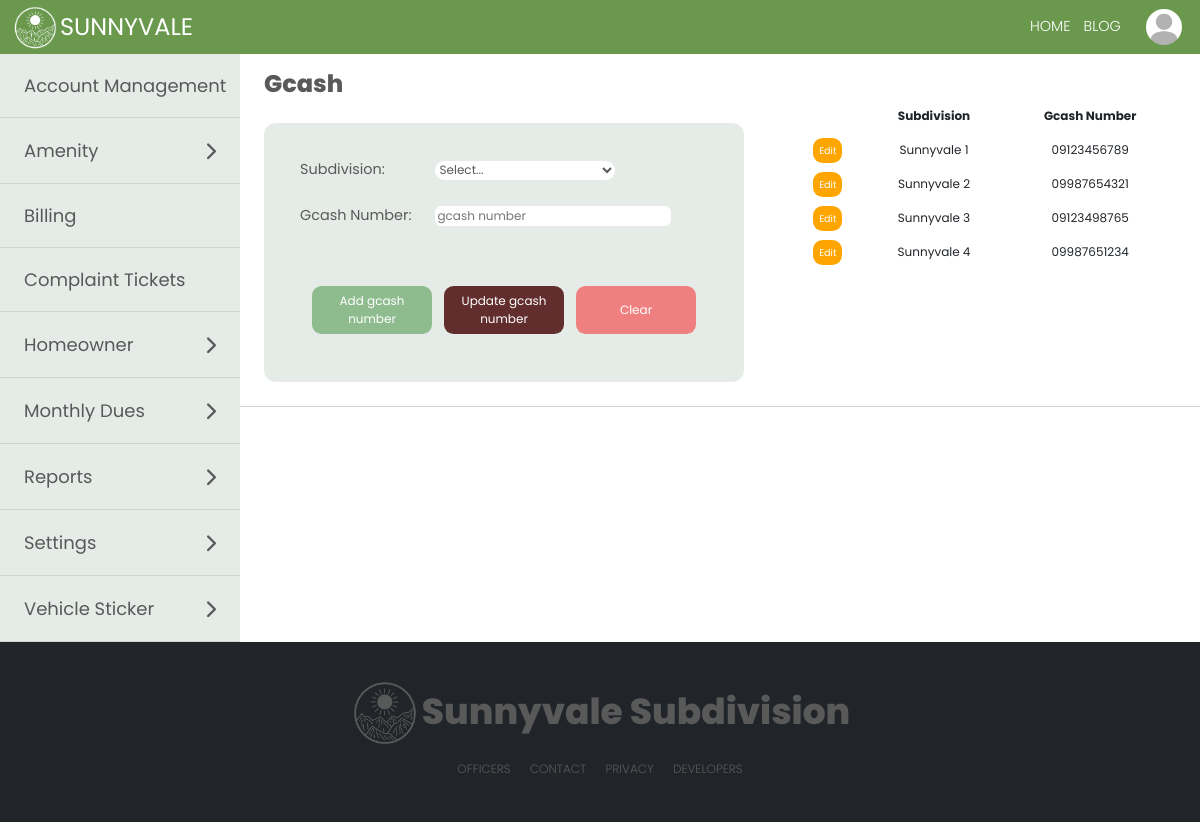
The page /modules/settingsGcash.php (signed in) on the database its author committed.
### tables this page shows
CREATE TABLE IF NOT EXISTS `user` (
  `user_id` int(11) NOT NULL AUTO_INCREMENT,
  `user_homeowner_id` int(11) DEFAULT NULL,
  `user_tenant_id` int(11) DEFAULT NULL,
  `full_name` varchar(50) NOT NULL,
  `user_type` varchar(15) NOT NULL,
  `password` varchar(30) NOT NULL,
  `email_address` varchar(40) DEFAULT NULL,
  `account_status` varchar(15) NOT NULL,
  `verification_code` varchar(6) DEFAULT NULL,
  `email_verified_at` datetime DEFAULT NULL,
  PRIMARY KEY (`user_id`)
);

CREATE TABLE IF NOT EXISTS `homeowner_profile` (
  `homeowner_id` int(11) NOT NULL AUTO_INCREMENT,
  `last_name` varchar(100) NOT NULL,
  `first_name` varchar(100) NOT NULL,
  `middle_name` varchar(100) DEFAULT NULL,
  `suffix` varchar(100) DEFAULT NULL,
  `sex` varchar(100) NOT NULL,
  `street` varchar(255) NOT NULL,
  `subdivision` varchar(255) NOT NULL,
  `barangay` varchar(50) NOT NULL,
  `business_address` varchar(255) DEFAULT NULL,
  `occupation` varchar(100) DEFAULT NULL,
  `email_address` varchar(100) NOT NULL,
  `birthdate` date DEFAULT NULL,
  `mobile_number` varchar(20) DEFAULT NULL,
  `employer` varchar(100) DEFAULT NULL,
  `vehicle_registration` varchar(20) DEFAULT NULL,
  `display_picture` varchar(255) NOT NULL,
  PRIMARY KEY (`homeowner_id`)
);

CREATE TABLE IF NOT EXISTS `gcash` (
  `gcash_id` int(11) NOT NULL AUTO_INCREMENT,
  `subdivision` varchar(50) NOT NULL,
  `mobile_no` varchar(20) NOT NULL,
  PRIMARY KEY (`gcash_id`)
);

### modules/settingsGcash.php (the view, shortened to what this page needs)
<?php
require '../marginals/topbar.php';
if ($_SESSION['subdivision'] != '') {
    $resultSubdivision_selectMonthly = $con->query("SELECT * FROM subdivision WHERE subdivision_name = '" .  $_SESSION['subdivision'] . "'") or die($mysqli->error);
    $resultMonthly = $con->query("SELECT * FROM gcash WHERE subdivision = '" .  $_SESSION['subdivision'] . "'") or die($mysqli->error);
} else {
    $resultMonthly = $con->query("SELECT * FROM gcash") or die($mysqli->error);
}
?>
<!DOCTYPE html>
<html lang="en">
<head>
</head>
<body>
    <div class="secretary">
        <div class="sideBar">
            <?php require '../marginals/sidebarAdmin.php'; ?>
        </div>
        <div class="secretaryPanel">
            <label class="lblSettings">Gcash</label>
            <div class="settingsMonthlyDues" id="settingsMonthlyDues">
                <div class="addAmenityForm">
                <form action="" method="POST">
                        <table class="tblAmenityForm">
                            <tr>
                                <td>Subdivision:</td>
                                <td>
                                    <select name="subdivision" id="" required>
                                        <option value="">Select...</option>
                                    </select>
                                </td>
                            </tr>
                            <tr>
                                <td>Gcash Number:</td>
                                <td>
                                    <input name="gcash_no" value="<?php echo $gcash_no ?? '' ?>" type="text" placeholder="gcash number" id="gcash" required />
                                </td>
                            </tr>
                        </table>
                        <div class="btnArea">
                            <button type="button" class="btnSubmitReg" data-bs-toggle="modal" data-bs-target="#addMonthlyDuesModal" <?php
                                                                                                                                    if ($gcash_id ?? '') {
                                                                                                                                        echo "disabled";
                                                                                                                                    } else {
                                                                                                                                        echo "";
                                                                                                                                    } ?>>
                                Add gcash number
                            </button>
                            <button type="button" class="btnClearReg" data-bs-toggle="modal" data-bs-target="#updateMonthlyModal" <?php
                                                                                                                                    if ($gcash_id ?? '') {
                                                                                                                                        echo "";
                                                                                                                                    } else {
                                                                                                                                        echo "disabled";
                                                                                                                                    } ?>>
                                Update gcash number
                            </button>
                            <button type="button" value="" class="btnClearReg" data-bs-toggle="modal" data-bs-target="#exampleModal">
                                Clear
                            </button>
                        </div>
                    </form>
                </div>
                <div class="tblAmenityContainer">
                    <table class="table tblAmenity">
                        <thead>
                            <th></th>
                            <th>Subdivision</th>
                            <th>Gcash Number</th>
                        </thead>
                        <?php while ($row = $resultMonthly->fetch_assoc()) : ?>
                            <tr>
                                <td>
                                    <a href="settingsGcash.php?gcash_id=<?php echo $row['gcash_id']; ?>" class="btnEdit">Edit</a>
                                </td>
                                <td>
                                    <?php echo $row['subdivision'] ?>
                                </td>
                                <td><?php echo $row['mobile_no'] ?></td>
                            </tr>
                        <?php endwhile; ?>
                    </table>
                </div>
            </div>
        </div>
    </div>
    <?php
    require '../marginals/footer2.php'
    ?>
</body>
</html>

### marginals/topbar.php (shortened to what this page needs)
<?php
include "../process.php";
if ($_SESSION['user_type'] == 'Tenant') {
  $result = $con->query("SELECT * FROM user, tenant WHERE user_id = " . $user_id = $_SESSION['user_id'] . "  AND user.full_name = tenant.full_name") or die($mysqli->error);
  $result1 = $con->query("SELECT * FROM user, tenant WHERE user_id = " . $user_id = $_SESSION['user_id'] . "  AND user.full_name = tenant.full_name")  or die($mysqli->error);
  $row1 = $result1->fetch_assoc();
  $homeowner_id_profile = $row1['user_homeowner_id'];
  $fullname_monthlyDues = $row1['full_name'];
  $user_type = $row1['user_type'];
  $resultSubdivision = $con->query("SELECT * FROM user, tenant, homeowner_profile WHERE user_id = " . $user_id = $_SESSION['user_id'] . " AND user.full_name = tenant.full_name AND homeowner_profile.homeowner_id = tenant.homeowner_id") or die($mysqli->error);
  $rowSubdivision = $resultSubdivision->fetch_assoc();
  $subdivision_name1 = $rowSubdivision['subdivision'];
  $resultComplainee = $con->query("SELECT * FROM homeowner_profile WHERE subdivision ='$subdivision_name1' AND homeowner_id != '$homeowner_id_profile' ORDER BY first_name");
} else {
  $result = $con->query("SELECT * FROM user, homeowner_profile  WHERE user_id = " . $user_id = $_SESSION['user_id'] . "  AND full_name = CONCAT(first_name, ' ', last_name)") or die($mysqli->error);
  $result1 = $con->query("SELECT * FROM user, homeowner_profile  WHERE user_id = " . $user_id = $_SESSION['user_id'] . "  AND full_name = CONCAT(first_name, ' ', last_name)") or die($mysqli->error);
  $row1 = $result1->fetch_assoc();
  $user_type = $row1['user_type'];
}
?>
<!DOCTYPE html>
<html lang="en">
<head>
  <link href="https://cdn.jsdelivr.net/npm/bootstrap@5.0.2/dist/css/bootstrap.min.css" rel="stylesheet">
</head>
<body>
  <div class='navigation'>
    <div class="topLeft">
      <img src="..\img\logoSV.png" alt="" />
      <i class="topIcon">SUNNYVALE</i>
    </div>
    <form class="topbarNav" method="post">
      <div class="topCenter">
        <ul class="topList">
          <li data-bs-toggle="modal" data-bs-target="#confirmLogout" onclick="location.href='#confirmLogout'" class="topListItem1">HOME</li>
          <?php
          if ($user_type != 'Guard') {
          ?>
            <li onclick="location.href='../modules/blogHome.php'" class="topListItem1"> BLOG</li>
          <?php
          }
          ?>
      </div>
      <div class="topRight">
        <div class='menu-trigger'>
          <div class="btn-group dropleft">
            <button type="button" class="dropdownIMG" data-toggle="dropdown" aria-haspopup="true" aria-expanded="false">
              <img class="topImg1" <?php
                                    $row = $result->fetch_assoc();
                                    $imageURL = '../media/displayPhotos/' . $row['display_picture'];
                                    ?> src="<?= $imageURL ?>" alt="" />
            </button>
          </div>
        </div>
      </div>
    </form>
  </div>
</body>
</html>

### marginals/topbar.php (style rules this page uses)
.topbarNav { display: flex; gap: 1vw; align-items: center; }
.navigation { margin-top: 0; margin-bottom: 0; padding: 0; width: 100%; height: 4.5vw; background-color: rgba(106, 153, 78); position: sticky; top: 0; display: flex; align-items: center; font-family: "Poppins", sans-serif; z-index: 999; backdrop-filter: blur(5px); }
.topLeft { max-height: 4.5vw; margin-top: 0; flex: 3; display: flex; align-items: center; justify-content: flex-start; margin-left: 1vw; }
.topLeft img { max-height: 4vw; }
.topRight { max-height: 4.5vw; flex: 3; display: flex; align-items: center; justify-content: flex-end; margin-right: 1vw; }
.topCenter { flex: 60; }
.topIcon { font-size: 2vw; margin-right: 10px; color: white; font-family: "Poppins", sans-serif; font-style: normal; cursor: pointer; }
.menu-trigger { display: flex; max-height: 4.5vw; }
.topImg1 { max-height: 3vw; max-width: 3vw; width: 3vw; height: 3vw; border-radius: 50%; object-fit: cover; cursor: pointer; }
.topList { display: flex; justify-content: flex-end; margin: 0; padding: 0; list-style: none; color: white; }
.topListItem1 { color: white; padding: 0.5vw; margin-right: 0.1vw; font-size: 1.2vw; font-weight: 300; cursor: pointer; }
.dropdownIMG { background-color: rgb(89, 89, 89, 0); border: none !important; }

### modules/settingsGcash.php (style rules this page uses)
* { margin: 0; font-family: 'Poppins', sans-serif; }
input { font-size: 1vw; border-radius: 0.5vw; border: none !important; }
select { font-size: 1vw; border: none !important; border-radius: 1vw; width: 15vw; }
.tblForm th, td { font-size: 1vw; padding: 1vw; }
.secretary { display: flex; }
.sideBar { background-color: rgb(248, 245, 227); flex: 2; color: black; }
.secretaryPanel { flex: 8; width: 100%; overflow-x: hidden; }
.addAmenityForm { background-color: rgb(170, 192, 175, 0.3); margin: 2vw; border-radius: 1vw; padding: 2vw; width: 50%; }
.tblAmenityForm td { color: rgb(89, 89, 89); font-size: 1.2vw; border: none !important; text-align: left; }
.tblAmenityForm input, .tblAmenityForm select { background-color: white; color: rgb(89, 89, 89) !important; }
.tblAmenity { width: 100%; margin: 0; }
.tblAmenity th { background-color: rgb(170, 192, 175, 0.3); }
.tblAmenity th, .tblAmenity td { text-align: center; border: none !important; font-size: 1vw; overflow-y: auto; max-width: 100%; max-height: 20vw; margin-top: 2vw; vertical-align: center; }
.tblAmenityContainer { padding: 0; width: 40%; justify-content: center; margin-bottom: 2vw; margin-left: 2vw; margin-right: 0; overflow-y: auto; overflow-x: auto; max-height: 20vw; }
.settingsMonthlyDues { width: 100%; display: flex; border-bottom: solid 1px rgb(211, 211, 211); }
.lblSettings { font-size: 2vw; font-family: "Poppins", sans-serif; margin-top: 1vw; margin-left: 2vw; margin-bottom: -2vw; padding: 0; color: rgb(89, 89, 89); font-weight: 800; }
.btnEdit { background-color: orange; border: 0; padding: 0.5vw; max-width: 50vw; width: 5vw; font-family: "Poppins", sans-sans-serif; font-size: .8vw; margin-top: 2vw; border-radius: 0.8vw; cursor: pointer; text-decoration: none; color: white; }
.btnSubmitReg { background-color: darkseagreen; border: 0; padding: 0.5vw; max-width: 50vw; width: 10vw; font-family: "Poppins", sans-sans-serif; font-size: 1vw; margin-top: 2vw; color: white; border-radius: 0.8vw; cursor: pointer; }
.btnClearReg { background-color: lightcoral; border: 0; padding: 0.5vw; max-width: 50vw; width: 10vw; font-family: "Poppins", sans-sans-serif; font-size: 1vw; margin-top: 2vw; color: white; border-radius: 0.8vw; cursor: pointer; }
.btnClearReg:disabled { background-color: rgb(97, 45, 45); }
.tblHomeowners thead, th { padding: 0.5vw; text-align: center; font-size: 1.2vw; background-color: rgb(170, 192, 175, 0.3); width: max-content; white-space: nowrap; }
.btnArea { display: flex; margin: 2vw; gap: 1vw; }

### marginals/sidebarAdmin.php (style rules this page uses)
* { margin: 0; font-family: 'Poppins', sans-serif; }
input { font-size: 1vw; border-radius: 0.5vw; border: none !important; }
select { font-size: 1vw; border: none !important; border-radius: 1vw; width: 15vw; }
.tblForm th, td { font-size: 1vw; padding: 1vw; }
.secretary { display: flex; }
.sideBar { background-color: rgb(170, 192, 175, 0.3); flex: 2; color: black; }

### rows shown on the page
user: homeowner_profile.display_picture (placeholder picture)
gcash: subdivision "Sunnyvale 1", mobile_no "09123456789"
gcash: subdivision "Sunnyvale 2", mobile_no "09987654321"
gcash: subdivision "Sunnyvale 3", mobile_no "09123498765"
gcash: subdivision "Sunnyvale 4", mobile_no "09987651234"
